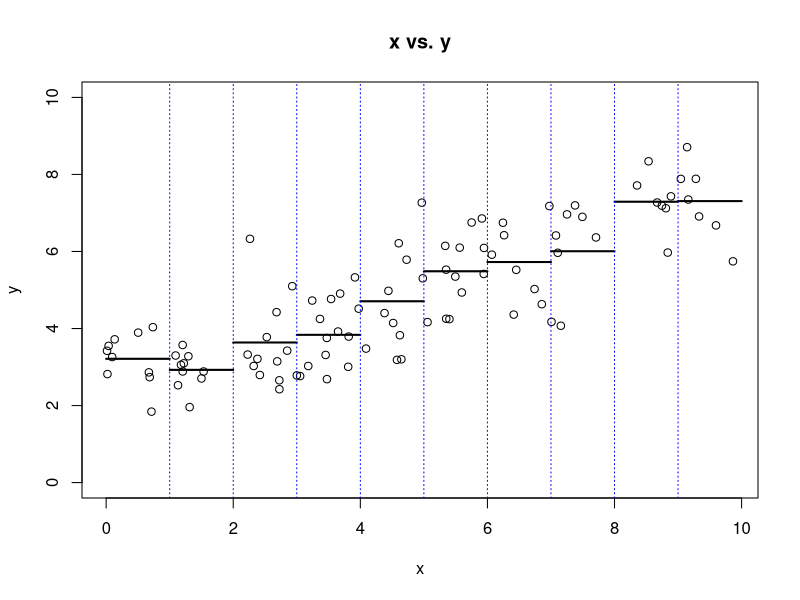

The R script that drew this image:
x = runif(100,0,10)
y = 5 + 0.5*(x-5) + rnorm(100)
x.cut = cut(x, 0:10)
cbind(x, x.cut)
y.local = aggregate(y, list(x.cut), mean)
plot(x,y,ylim=c(0,10),main="x vs. y")
segments(0:9, y.local$x, 1:10, y.local$x, lwd=2)
abline(v=1:9, lty="dotted", col="blue")